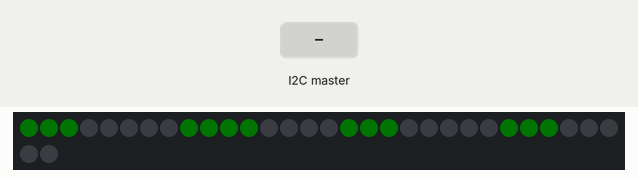
Recording of a sketch running on a simulated Arduino Uno, built with avr-gcc and run on an emulated ATmega328P. Parts: 32 RGB LEDs in strip order, left to right, continuing on the next row. The test bench sets the inputs (shaded band). Dim RGB values are drawn brighter than linear; random numbers use the default seed unless the sketch sets one.

Above: at 0.46 s.
1.3 s: the I2C master sends the byte 90
At 2.6 s:
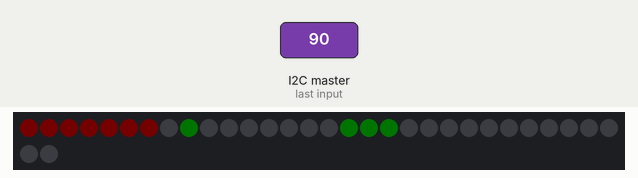
3.9 s: the I2C master sends the byte 0
At 4.13 s:
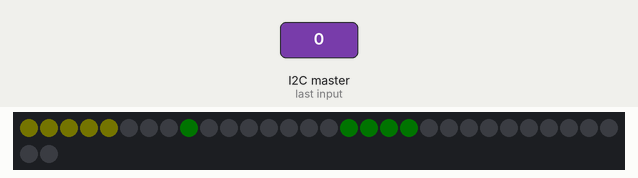
5.4 s: the I2C master sends the byte 200
At 6.93 s:
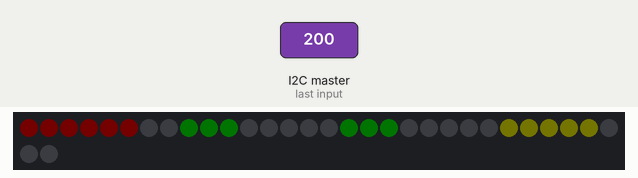
Timing chart, 0 to 8.4 s (numbered marks = the images above; inputs shaded):
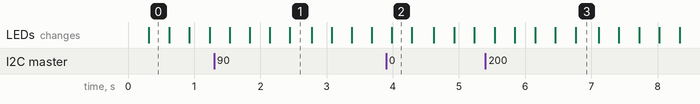

The sketch:

feather-blinkenlights.ino
```cpp
#include <Adafruit_NeoPixel.h>
#include <Wire.h>

#define LED_PIN    6        // Pin 6 on 32u4 Feathers
#define LED_COUNT 32        // 8x4 grid on Neopixel Featherwing
Adafruit_NeoPixel strip(LED_COUNT, LED_PIN, NEO_GRB + NEO_KHZ800);

uint32_t green = strip.Color(0, 64, 0);
uint32_t yellow = strip.Color(64, 64, 0);
uint32_t red = strip.Color(64, 0, 0);
uint32_t off = strip.Color(0,0,0);

int row0;
int row1;
int row2;
int row3;

int targ0;
int targ1;
int targ2;
int targ3;

void setup() {
  Wire.begin(0x14);
  Wire.onReceive(DataReceive);

  strip.begin();
  strip.show(); // Initialize all pixels to 'off'
  strip.setBrightness(3);

  row0 = row1 = row2 = row3 = 0;
  targ0 = targ1 = targ2 = targ3 = 50;
}

void loop() {
  row0 = nextVal(row0, targ0);
  row1 = nextVal(row1, targ1);
  row2 = nextVal(row2, targ2);
  row3 = nextVal(row3, targ3);

  setRow( 0, row0);
  setRow( 8, row1);
  setRow(16, row2);
  setRow(24, row3);
}

int nextVal(int val, int targ) {
  int change = random(0, 6);
  if (targ > val)
    return (val + change);
  else
    return (val - change);
}

void setRow(int start, int val) {
  val = (val * 8)/100;
  if (val <= 0)
    strip.fill(off, start, 8);
  else if(val < 5)
    strip.fill(green, start, val);
  else if (val < 6)
    strip.fill(yellow, start, val);
  else
    strip.fill(red, start, val);

  if(val < 8)
    strip.fill(off, (start + val), (8 - val));

  strip.show();
}

void DataReceive(int numBytes)
{
  int target;
  int value;
  while(Wire.available())
  {
    target = Wire.read();
    value = Wire.read();
    switch(target){
      case 0:
        targ0 = value;
        break;
      case 1:
        targ1 = value;
        break;
      case 2:
        targ2 = value;
        break;
      case 3:
        targ3 = value;
        break;
      default:
        targ0 = random(0, 100);
        targ1 = random(0, 100);
        targ2 = random(0, 100);
        targ3 = random(0, 100);
        break;
    }
  }
}
```
